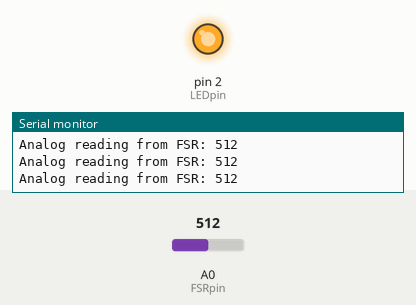
The sketch below on a simulated Arduino Uno, built with avr-gcc and run on an emulated ATmega328P. On the bench: output pins drawn as LEDs (lit = HIGH), the last lines printed to the serial monitor. The inputs (shaded band) are chosen by the test bench; at power-on: A0 (FSRpin) = 512.

Above: at 1.2 s.
1.3 s: A0 (FSRpin) set to 0
At 2.0 s:
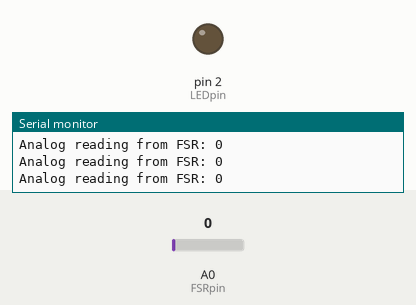
2.8 s: A0 (FSRpin) set to 122
At 3.7 s:
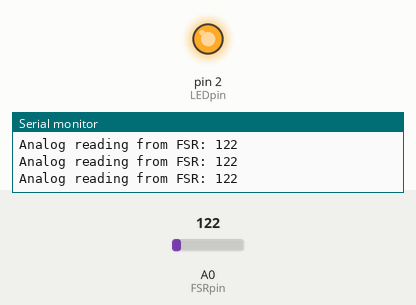
Timing chart, 0 to 5.8 s (numbered marks = the images above; inputs shaded):
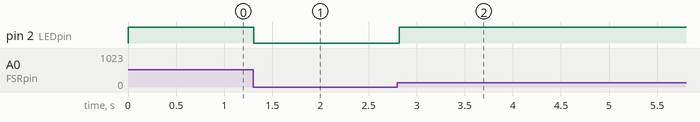

The sketch:

fsr_arduino_1.ino
```cpp
//Using FSR as an input to on an LED
//Written for ThatsEngineering
//Date: 13/01/2021

//Specify Pins
int LEDpin = 2;
int FSRpin = A0;

//Temp variable to hold FSR analog reading
int value = 0;

void setup() {
  Serial.begin(9600);
  pinMode(LEDpin, OUTPUT);
}

void loop() {
  value = analogRead(FSRpin);

  //If FSR recieves a force the LED will light up
  if (value > 0) {
    digitalWrite(LEDpin, HIGH);
  }
  else{
    digitalWrite(LEDpin, LOW);
  }

  Serial.print("Analog reading from FSR: ");
  Serial.println(value);
}
```

Measured:
- after the input at 1.3 s, pin 2 (LEDpin): HIGH → LOW at once
- after the input at 2.8 s, pin 2 (LEDpin): LOW → HIGH at once
